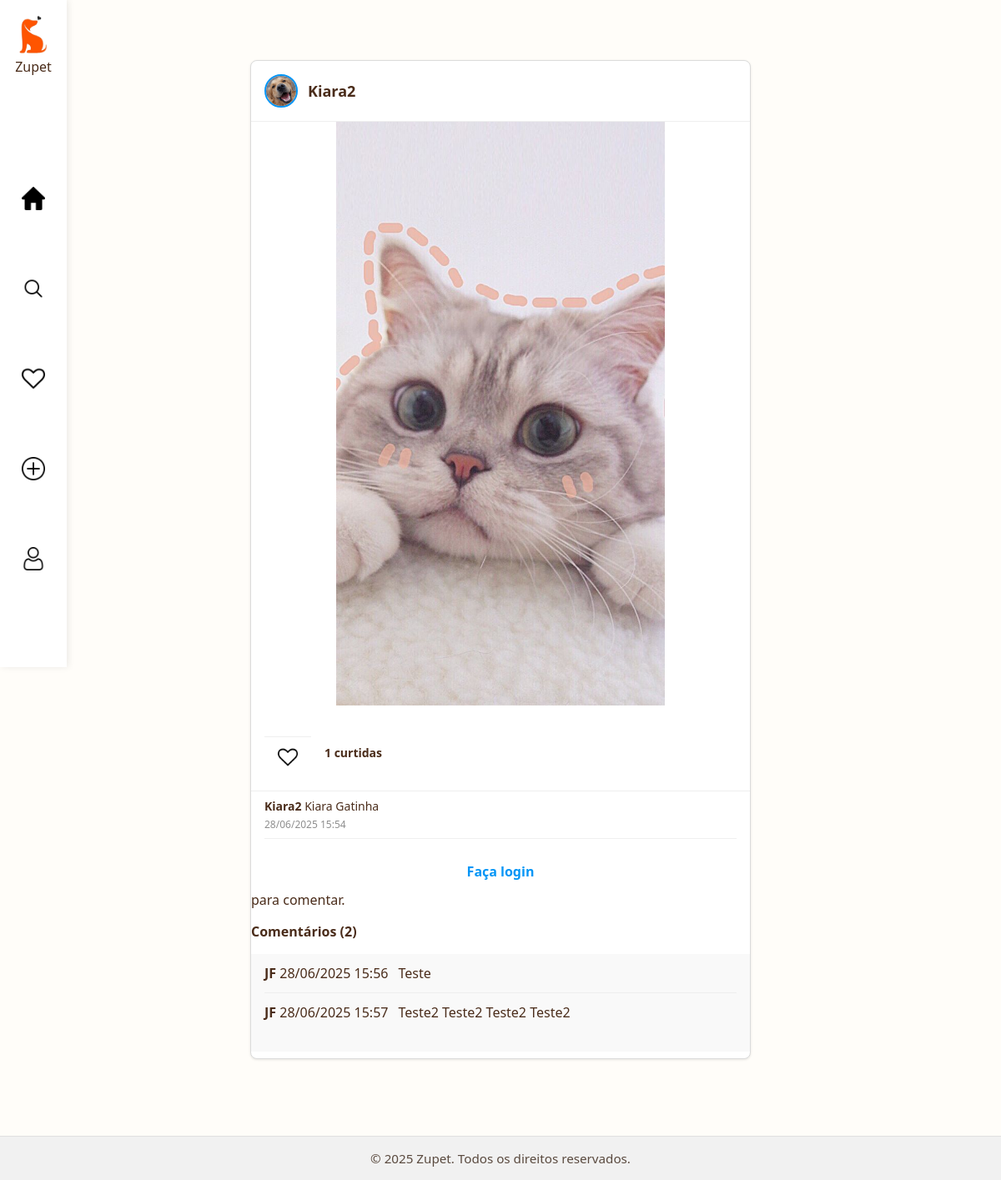
The page /post/5 on the database its author committed.
### Dogram/models.py (models this page shows)
class User(database.Model, UserMixin):
    id = database.Column(database.Integer, primary_key=True)
    username = database.Column(database.String, nullable=False)
    email = database.Column(database.String, nullable=False, unique=True)
    password = database.Column(database.String, nullable=False)
    profile_pic = database.Column(database.String, nullable=False, default='default.jpg')
    story = database.Column(database.Boolean)
    favorites = database.relationship(
        'Post', secondary=favorites,
        backref='favorited_by', lazy='dynamic'
    )
    seguindo = database.relationship(
        'User', secondary=seguidores,
        primaryjoin=(seguidores.c.seguidor_id == id),
        secondaryjoin=(seguidores.c.seguido_id == id),
        backref=database.backref('seguidores', lazy='dynamic'),
        lazy='dynamic'
    )
    comments = database.relationship('Comment', backref='user', lazy=True)

class Post(database.Model):
    id = database.Column(database.Integer, primary_key=True)
    caption = database.Column(database.String, nullable=False)
    image_path = database.Column(database.String, nullable=False)
    date_posted = database.Column(database.DateTime, default=datetime.utcnow)
    user_id = database.Column(database.Integer, database.ForeignKey('user.id'), nullable=False)
    likes = database.Column(database.Integer, nullable=False, default=0)
    user = database.relationship('User', backref='posts', lazy=True)
    comments = database.relationship('Comment', backref='post', lazy=True, cascade='all, delete-orphan')

class Comment(database.Model):
    id = database.Column(database.Integer, primary_key=True)
    content = database.Column(database.Text, nullable=False)
    date_posted = database.Column(database.DateTime, default=datetime.utcnow)
    post_id = database.Column(database.Integer, database.ForeignKey('post.id'), nullable=False)
    user_id = database.Column(database.Integer, database.ForeignKey('user.id'), nullable=False)

### Dogram/routes.py (the view)
@app.route("/post/<int:post_id>")
def ver_post(post_id):
    post = Post.query.get_or_404(post_id)
    comentarios = Comment.query.filter_by(post_id=post.id).order_by(Comment.date_posted.asc()).all()
    return render_template("post.html", post=post, comentarios=comentarios)

### Dogram/templates/post.html (shortened to what this page needs)
{% extends "model.html" %}
{% block links %}
    <link rel="stylesheet" href="{{ url_for('static', filename='styles/general/header.css') }}">
    <link rel="stylesheet" href="{{ url_for('static', filename='styles/posts/post.css') }}">
    <link rel="stylesheet" href="{{ url_for('static', filename='styles/homepage/posts.css') }}">
{% endblock %}
{% block body %}
<header>
    {% include 'navbar.html' %}
</header>
<main>
    <div class="container">
        <h2>
            <img src="{{ url_for('static', filename='assets/profile/' ~ (post.user.profile_pic if post.user.profile_pic else 'default.jpg')) }}"
                alt="Perfil de {{ post.user.username }}"
                class="avatar">
            {{ post.user.username }}
        </h2>
        <img src="{{ url_for('static', filename='assets/posts/' ~ post.image_path) }}"
            alt="Imagem do Post"
            class="img-fluid">
        <div class="post-actions">
            <form method="POST" action="{{ url_for('curtir', post_id=post.id) }}">
                <button class="curtir-btn" data-post-id="{{ post.id }}">
                    {% if post.id in liked_post_ids %}
                        <img src="{{ url_for('static', filename='assets/icones/coracao-cheio.png') }}" alt="Descurtir">
                    {% else %}
                        <img src="{{ url_for('static', filename='assets/icones/coracao.png') }}" alt="Curtir">
                    {% endif %}
                </button>
            </form>
            <span class="likes-count">{{ post.likes }} curtidas</span>
        </div>
        <div class="post-info">
            <p><strong>{{ post.user.username }}</strong> {{ post.caption }}</p>
            <div class="post-meta">
                <span>{{ post.date_posted.strftime('%d/%m/%Y %H:%M') }}</span>
            </div>
        </div>
        <hr>
        {% if current_user.is_authenticated %}
        <form method="POST" action="{{ url_for('comentar', post_id=post.id) }}">
            <input type="hidden" name="csrf_token" value="{{ csrf_token() }}">
            <textarea name="conteudo" placeholder="Escreva um comentário..." required></textarea>
            <button type="submit" class="btn" disabled>Publicar</button>
        </form>
        {% else %}
        <p><a href="{{ url_for('login') }}">Faça login</a> para comentar.</p>
        {% endif %}
        <h4>Comentários ({{ comentarios|length }})</h4>
        <div class="comentarios">
            {% for comentario in comentarios %}
                <div>
                    <p>
                        <strong>{{ comentario.user.username }}</strong>
                        <span>{{ comentario.date_posted.strftime('%d/%m/%Y %H:%M') }}</span>
                    </p>
                    <p>{{ comentario.content }}</p>
                </div>
            {% else %}
                <p class="sem-comentarios">Sem comentários ainda.</p>
            {% endfor %}
        </div>
    </div>
</main>
{% endblock %}

### Dogram/static/styles/css/footer.css (style rules this page uses)
* { margin: 0; padding: 0; box-sizing: border-box; }
html, body { height: 100%; font-family: 'Segoe UI', Tahoma, Geneva, Verdana, sans-serif; background-color: #fffdf9; color: #4a2c1a; }
body { display: flex; flex-direction: column; min-height: 100vh; }
main { flex: 1; padding: 2rem; }

### Dogram/static/styles/general/header.css (style rules this page uses)
* { margin: 0; padding: 0; box-sizing: border-box; }

### Dogram/static/styles/posts/post.css (style rules this page uses)
.container { max-width: 600px; width: 100%; margin: 40px auto 60px; background-color: #fff; border: 1px solid #dbdbdb; border-radius: 8px; box-shadow: 0 1px 3px rgba(0,0,0,0.1); overflow: hidden; display: flex; flex-direction: column; }
.container > * { margin-bottom: 16px; }
.container h2 { display: flex; align-items: center; gap: 12px; font-size: 18px; font-weight: 600; padding: 16px; border-bottom: 1px solid #efefef; margin-bottom: 0; }
.avatar { width: 40px; height: 40px; border-radius: 50%; object-fit: cover; border: 2px solid #0095f6; }
.img-fluid { width: 100%; height: 700px; object-fit: contain; display: block; transition: filter 0.3s ease; margin-bottom: 12px; }
.post-actions { display: flex; align-items: center; gap: 16px; padding: 12px 16px; border-bottom: 1px solid #efefef; margin-bottom: 8px; }
.likes-count { font-weight: 600; font-size: 14px; }
.post-info { padding: 0 16px; margin-bottom: 8px; }
.post-info p { margin-bottom: 4px; font-size: 14px; line-height: 1.4; }
.post-meta { font-size: 12px; color: #8e8e8e; }
hr { margin: 0 16px; border: none; border-top: 1px solid #efefef; }
.comentarios { max-height: 250px; overflow-y: auto; padding: 12px 16px; background-color: #f9f9f9; margin-bottom: 8px; }
.comentarios > div { display: flex; align-items: flex-start; gap: 12px; margin-bottom: 12px; padding-bottom: 12px; border-bottom: 1px solid #eee; }
.comentarios > div:last-child { border-bottom: none; }
form { display: flex; align-items: center; gap: 12px; padding: 12px 16px; border-top: 1px solid #efefef; margin-top: 12px; }
.container > p a { display: block; padding: 12px 16px; text-decoration: none; color: #0095f6; font-weight: 600; text-align: center; }

### Dogram/static/styles/homepage/posts.css (style rules this page uses)
.avatar { width: 40px; height: 40px; border-radius: 50%; object-fit: cover; }
.post-actions { display: flex; gap: 1rem; padding: 0.8rem 1rem; }
.post-actions img { width: 24px; height: 24px; cursor: pointer; }
.post-actions button { background-color: transparent; border: 0; }

### rows shown on the page
User: profile_pic (placeholder picture), user.username "Kiara2"
Post: image_path (picture), likes "1", caption "Kiara Gatinha", date_posted "28/06/2025 15:54"
Comment: user.username "JF", date_posted "28/06/2025 15:56", content "Teste"
Comment: user.username "JF", date_posted "28/06/2025 15:57", content "Teste2 Teste2 Teste2 Teste2"

### other values the page prints
{{ comentarios|length }} "2"
